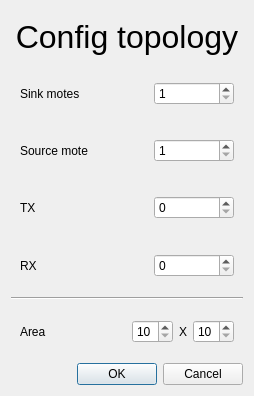
<?xml version="1.0" encoding="UTF-8"?>
<ui version="4.0">
 <class>Dialog</class>
 <widget class="QDialog" name="Dialog">
  <property name="geometry">
   <rect>
    <x>0</x>
    <y>0</y>
    <width>254</width>
    <height>396</height>
   </rect>
  </property>
  <property name="windowTitle">
   <string>Dialog</string>
  </property>
  <layout class="QVBoxLayout" name="verticalLayout">
   <item>
    <widget class="QLabel" name="label">
     <property name="font">
      <font>
       <pointsize>24</pointsize>
      </font>
     </property>
     <property name="text">
      <string>Config topology</string>
     </property>
     <property name="alignment">
      <set>Qt::AlignCenter</set>
     </property>
    </widget>
   </item>
   <item>
    <widget class="QWidget" name="widget_2" native="true">
     <layout class="QHBoxLayout" name="horizontalLayout_2">
      <item>
       <widget class="QLabel" name="label_2">
        <property name="sizePolicy">
         <sizepolicy hsizetype="Preferred" vsizetype="Preferred">
          <horstretch>1</horstretch>
          <verstretch>0</verstretch>
         </sizepolicy>
        </property>
        <property name="text">
         <string>Sink motes</string>
        </property>
       </widget>
      </item>
      <item>
       <widget class="QSpinBox" name="sinks">
        <property name="minimumSize">
         <size>
          <width>80</width>
          <height>0</height>
         </size>
        </property>
        <property name="layoutDirection">
         <enum>Qt::LeftToRight</enum>
        </property>
        <property name="minimum">
         <number>1</number>
        </property>
       </widget>
      </item>
     </layout>
    </widget>
   </item>
   <item>
    <widget class="QWidget" name="widget_3" native="true">
     <layout class="QHBoxLayout" name="horizontalLayout_3">
      <item>
       <widget class="QLabel" name="label_3">
        <property name="sizePolicy">
         <sizepolicy hsizetype="Preferred" vsizetype="Preferred">
          <horstretch>1</horstretch>
          <verstretch>0</verstretch>
         </sizepolicy>
        </property>
        <property name="text">
         <string>Source mote</string>
        </property>
       </widget>
      </item>
      <item>
       <widget class="QSpinBox" name="sources">
        <property name="minimumSize">
         <size>
          <width>80</width>
          <height>0</height>
         </size>
        </property>
        <property name="minimum">
         <number>1</number>
        </property>
       </widget>
      </item>
     </layout>
    </widget>
   </item>
   <item>
    <widget class="QWidget" name="widget_4" native="true">
     <layout class="QHBoxLayout" name="horizontalLayout_4">
      <item>
       <widget class="QLabel" name="label_4">
        <property name="sizePolicy">
         <sizepolicy hsizetype="Preferred" vsizetype="Preferred">
          <horstretch>1</horstretch>
          <verstretch>0</verstretch>
         </sizepolicy>
        </property>
        <property name="text">
         <string>TX</string>
        </property>
       </widget>
      </item>
      <item>
       <widget class="QSpinBox" name="tx">
        <property name="minimumSize">
         <size>
          <width>80</width>
          <height>0</height>
         </size>
        </property>
        <property name="maximum">
         <number>100</number>
        </property>
       </widget>
      </item>
     </layout>
    </widget>
   </item>
   <item>
    <widget class="QWidget" name="widget_5" native="true">
     <layout class="QHBoxLayout" name="horizontalLayout_5">
      <item>
       <widget class="QLabel" name="label_5">
        <property name="sizePolicy">
         <sizepolicy hsizetype="Preferred" vsizetype="Preferred">
          <horstretch>1</horstretch>
          <verstretch>0</verstretch>
         </sizepolicy>
        </property>
        <property name="text">
         <string>RX</string>
        </property>
       </widget>
      </item>
      <item>
       <widget class="QSpinBox" name="rx">
        <property name="minimumSize">
         <size>
          <width>80</width>
          <height>0</height>
         </size>
        </property>
        <property name="maximum">
         <number>100</number>
        </property>
       </widget>
      </item>
     </layout>
    </widget>
   </item>
   <item>
    <widget class="Line" name="line">
     <property name="orientation">
      <enum>Qt::Horizontal</enum>
     </property>
    </widget>
   </item>
   <item>
    <widget class="QWidget" name="widget" native="true">
     <layout class="QHBoxLayout" name="horizontalLayout">
      <item>
       <widget class="QLabel" name="label_7">
        <property name="sizePolicy">
         <sizepolicy hsizetype="Preferred" vsizetype="Preferred">
          <horstretch>1</horstretch>
          <verstretch>0</verstretch>
         </sizepolicy>
        </property>
        <property name="text">
         <string>Area</string>
        </property>
       </widget>
      </item>
      <item>
       <widget class="QSpinBox" name="area_x">
        <property name="minimum">
         <number>10</number>
        </property>
       </widget>
      </item>
      <item>
       <widget class="QLabel" name="label_6">
        <property name="text">
         <string>X</string>
        </property>
        <property name="alignment">
         <set>Qt::AlignCenter</set>
        </property>
       </widget>
      </item>
      <item>
       <widget class="QSpinBox" name="area_y">
        <property name="minimum">
         <number>10</number>
        </property>
       </widget>
      </item>
     </layout>
    </widget>
   </item>
   <item>
    <widget class="QDialogButtonBox" name="buttonBox">
     <property name="orientation">
      <enum>Qt::Horizontal</enum>
     </property>
     <property name="standardButtons">
      <set>QDialogButtonBox::Cancel|QDialogButtonBox::Ok</set>
     </property>
    </widget>
   </item>
  </layout>
 </widget>
 <resources/>
 <connections>
  <connection>
   <sender>buttonBox</sender>
   <signal>accepted()</signal>
   <receiver>Dialog</receiver>
   <slot>accept()</slot>
   <hints>
    <hint type="sourcelabel">
     <x>248</x>
     <y>254</y>
    </hint>
    <hint type="destinationlabel">
     <x>157</x>
     <y>274</y>
    </hint>
   </hints>
  </connection>
  <connection>
   <sender>buttonBox</sender>
   <signal>rejected()</signal>
   <receiver>Dialog</receiver>
   <slot>reject()</slot>
   <hints>
    <hint type="sourcelabel">
     <x>316</x>
     <y>260</y>
    </hint>
    <hint type="destinationlabel">
     <x>286</x>
     <y>274</y>
    </hint>
   </hints>
  </connection>
 </connections>
</ui>
